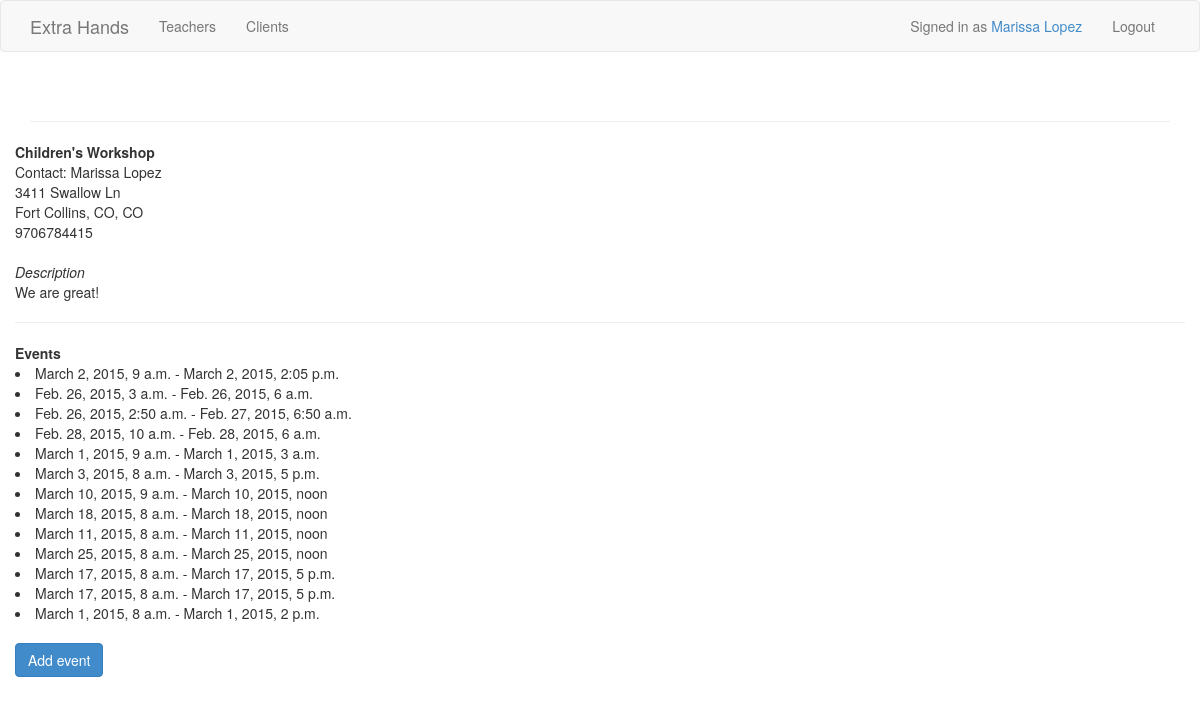
The app's page /client/childrens-workshop/ (signed in), older data.
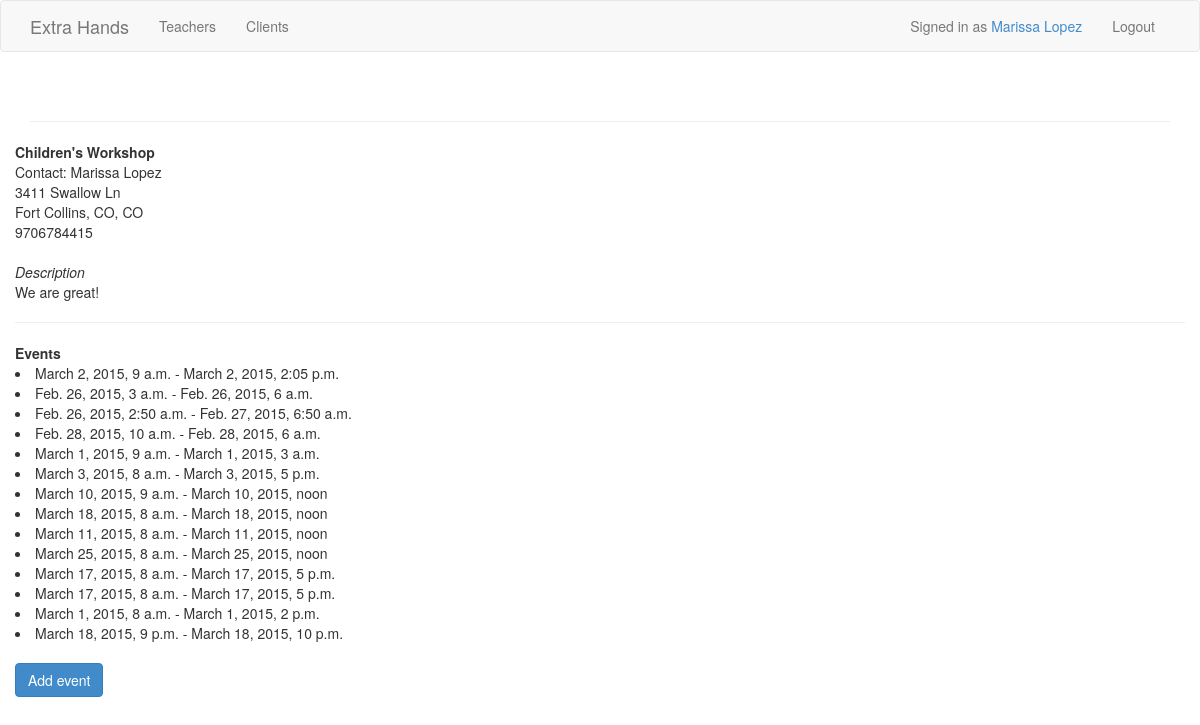
The same page, newer data.
### extra_hands_app/models.py (models this page shows, shortened)
class Event(models.Model):
    start_time = models.DateTimeField()
    end_time = models.DateTimeField()
    teacher = models.ForeignKey(Teacher, blank=True, null=True, default=None)
    client = models.ForeignKey(Client)
    is_open = models.BooleanField(default=False)
    in_progress = models.BooleanField(default=False)
    token = models.IntegerField(default=0)
    comments = models.CharField(max_length=500, blank=True, default ='')
    is_on_call = models.BooleanField(default=False)
    event_class = models.CharField(max_length=100, default='event-info')

### extra_hands_app/views.py (the view)
# urls.py: url(r'client/(?P<client_slug>[\w\-]+)/$', views.get_client, name ='get_client'),
@login_required
def get_client(request, client_slug):
    context_dict = {}
    try:
        client = Client.objects.get(client_slug=client_slug)
        context_dict['client'] = client
    except Client.DoesNotExist:
        pass
    client_events = Event.objects.filter(client = client)
    context_dict['events'] = client_events
    return render(request, 'client.html', context_dict)

### templates/client.html
{% extends 'base.html' %}
{% block content %}
    <strong>{{ client.organization }}</strong><br>
    Contact: {{ client.user.get_full_name }}<br>
    {{ client.street }}<br>
    {{ client.city }}, {{ client.state }} <br>
    {{ client.phone_number }}<br><br>
    <i>Description</i><br>
    <p>{{ client.description }}</p>
    <hr>
    <strong>Events</strong>
    {% for event in events %}
        <li>{{ event.start_time }} - {{ event.end_time }}</li>
    {% endfor %}
    <br>
    <a href="{% url 'add_event' client.client_slug  %}" class="btn btn-primary">Add event</a>
{% endblock %}

Row changes from the older to the newer data that the page shows:
added Event: start_time "March 18, 2015, 9 p.m.", end_time "March 18, 2015, 10 p.m."
